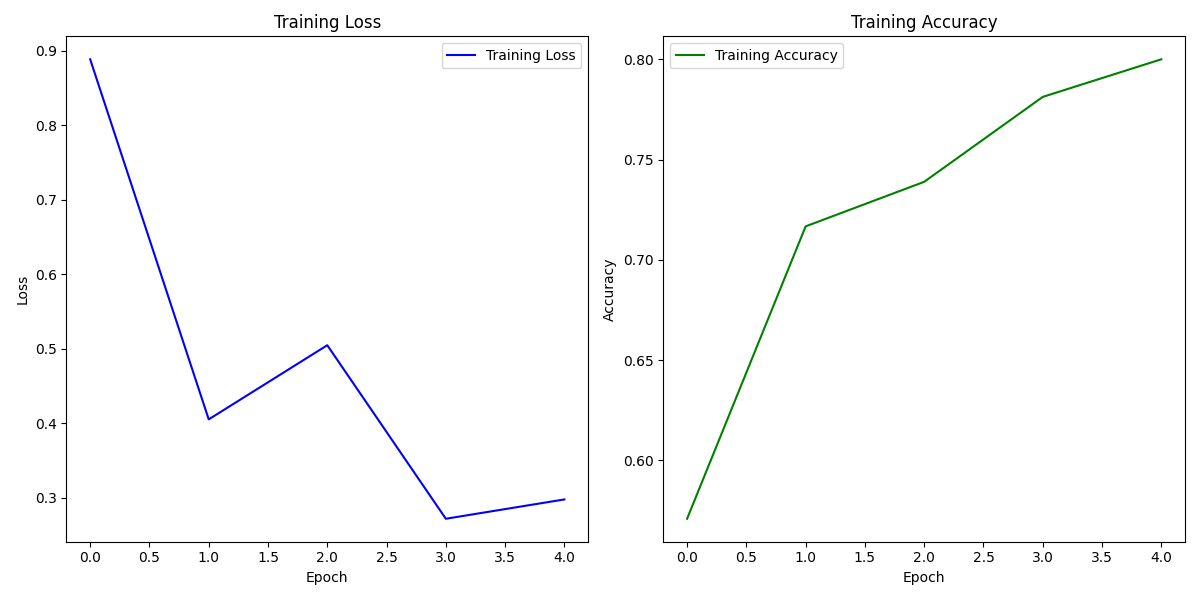
#> input picture makale_resimler/Resnet50_norm_train.png, 1200 x 600 px, found by its file name
$ python 'Paper Formatter.py'
#> lines starting #> are read from the running program, lines starting #| are printed output that depends on the picture
from PIL import Image, ImageDraw, ImageFont

# Open the four images
image1 = Image.open("/Users/mahirdemir/Desktop/pyhon_vs/git_interact/SpeckleRobot/makale_resimler/Resnet50_norm_train.png")
#> image1 is the input picture: PIL image 1200x600 RGBA; mean R, G, B, A 250.7, 251, 251.3, 255
image2 = Image.open("/Users/mahirdemir/Desktop/pyhon_vs/git_interact/SpeckleRobot/makale_resimler/Resnet18_norm_train.png")
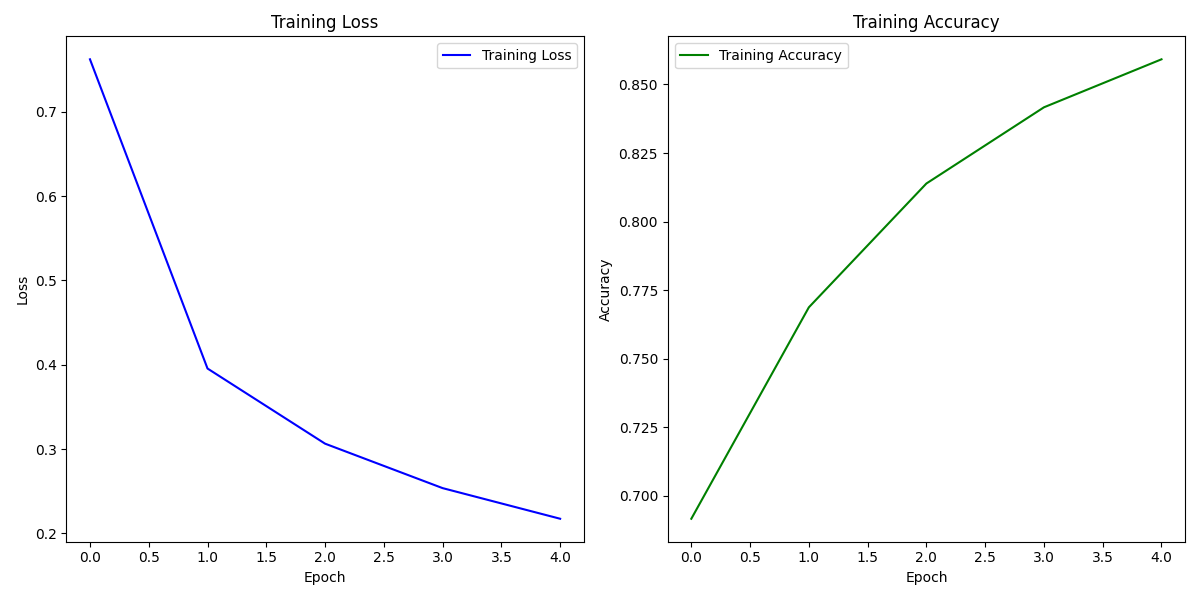
#> input picture makale_resimler/Resnet18_norm_train.png, 1200 x 600 px, found by its file name
#> image2 is the input picture: PIL image 1200x600 RGBA; mean R, G, B, A 250.7, 251, 251.3, 255
image3 = Image.open("/Users/mahirdemir/Desktop/pyhon_vs/git_interact/SpeckleRobot/makale_resimler/Mobile_norm_train.png")
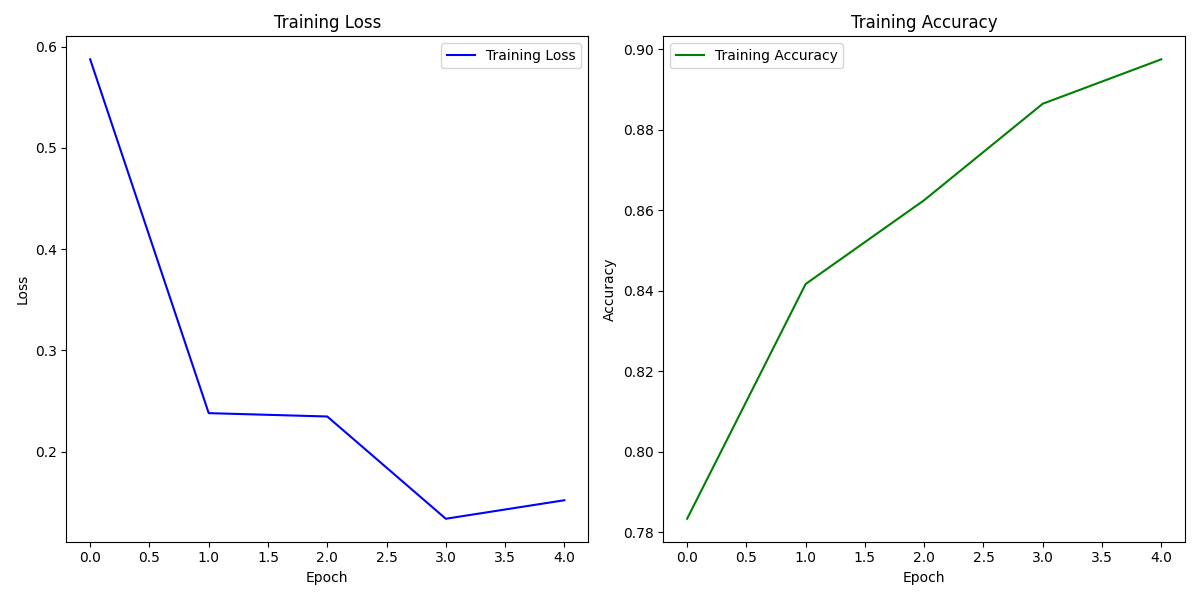
#> input picture makale_resimler/Mobile_norm_train.png, 1200 x 600 px, found by its file name
#> image3 is the input picture: PIL image 1200x600 RGBA; mean R, G, B, A 250.7, 251, 251.3, 255
image4 = Image.open("/Users/mahirdemir/Desktop/pyhon_vs/git_interact/SpeckleRobot/makale_resimler/Squeeze_norm_train.png")
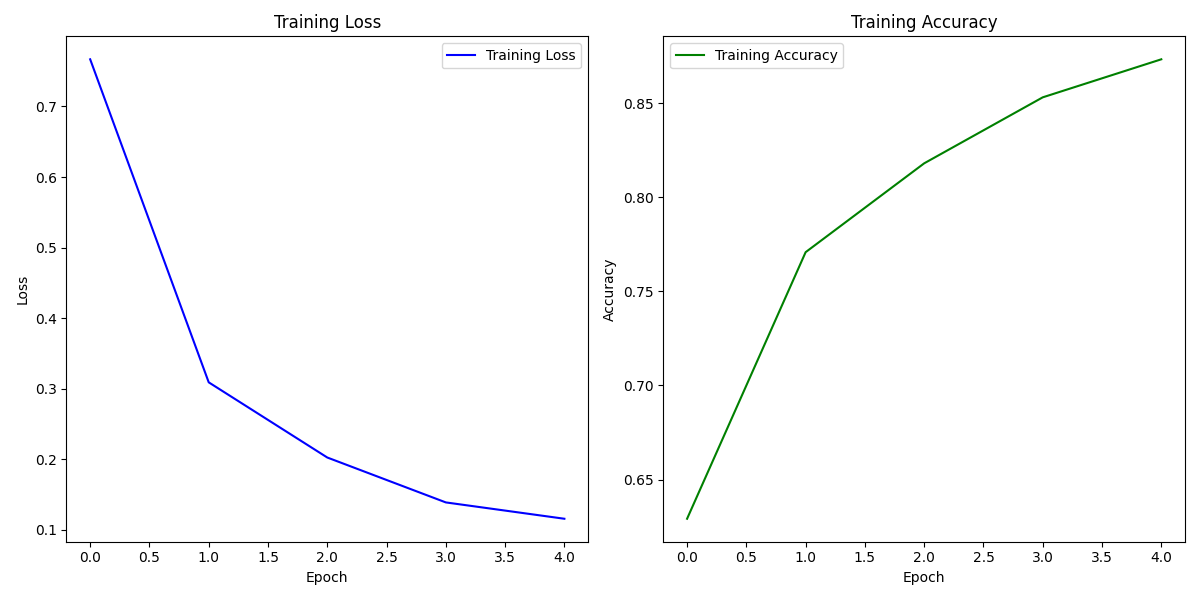
#> input picture makale_resimler/Squeeze_norm_train.png, 1200 x 600 px, found by its file name
#> image4 is the input picture: PIL image 1200x600 RGBA; mean R, G, B, A 250.8, 251.1, 251.4, 255

# Resize images if needed to ensure they have the same dimensions
# You can skip this step if all images have the same dimensions
# For example:
# image1 = image1.resize((width, height))

# Create a new blank image with dimensions for the grid
width, height = image1.size
#> width = 1200; height = 600
combined_image = Image.new("RGB", (2 * width, 2 * height))
#> combined_image: PIL image 2400x1200 RGB; every value is 0

# Paste each image into the grid
combined_image.paste(image1, (0, 0))
combined_image.paste(image2, (width, 0))
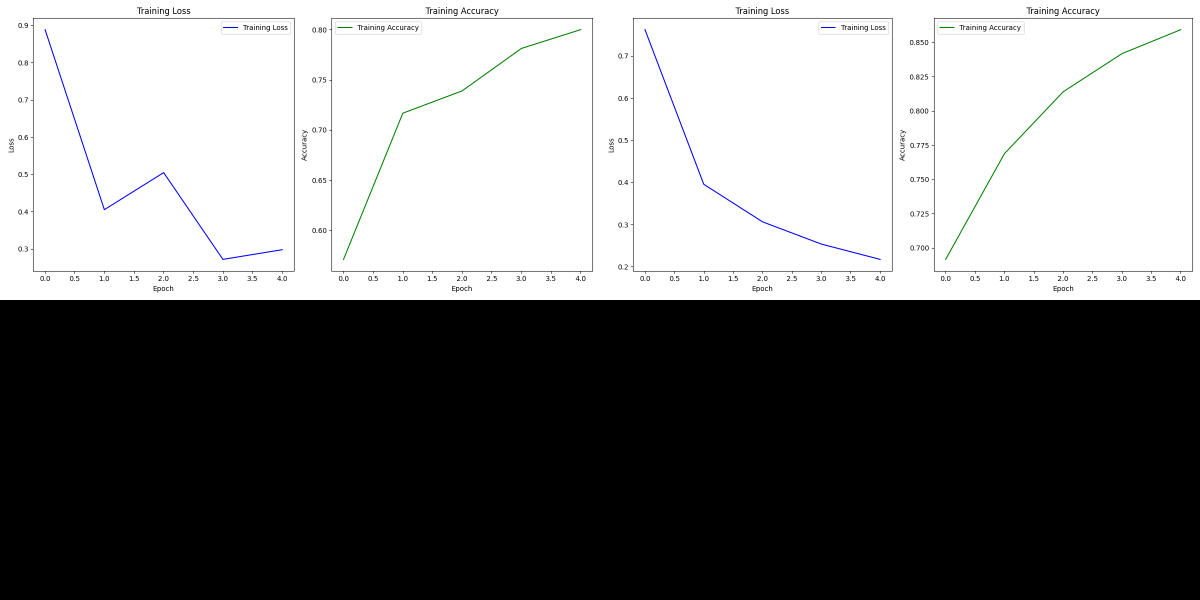
#> combined_image: PIL image 2400x1200 RGB (shown at 1/2 size); mean R, G, B 125.4, 125.5, 125.7
combined_image.paste(image3, (0, height))
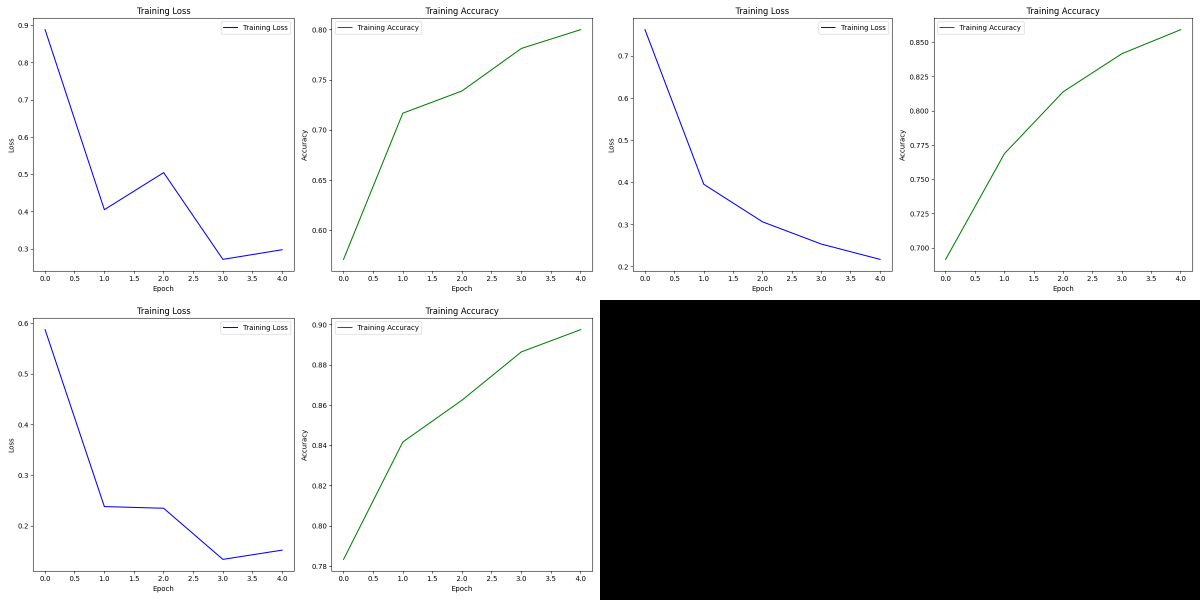
#> combined_image: PIL image 2400x1200 RGB (shown at 1/2 size); mean R, G, B 188, 188.2, 188.5
combined_image.paste(image4, (width, height))
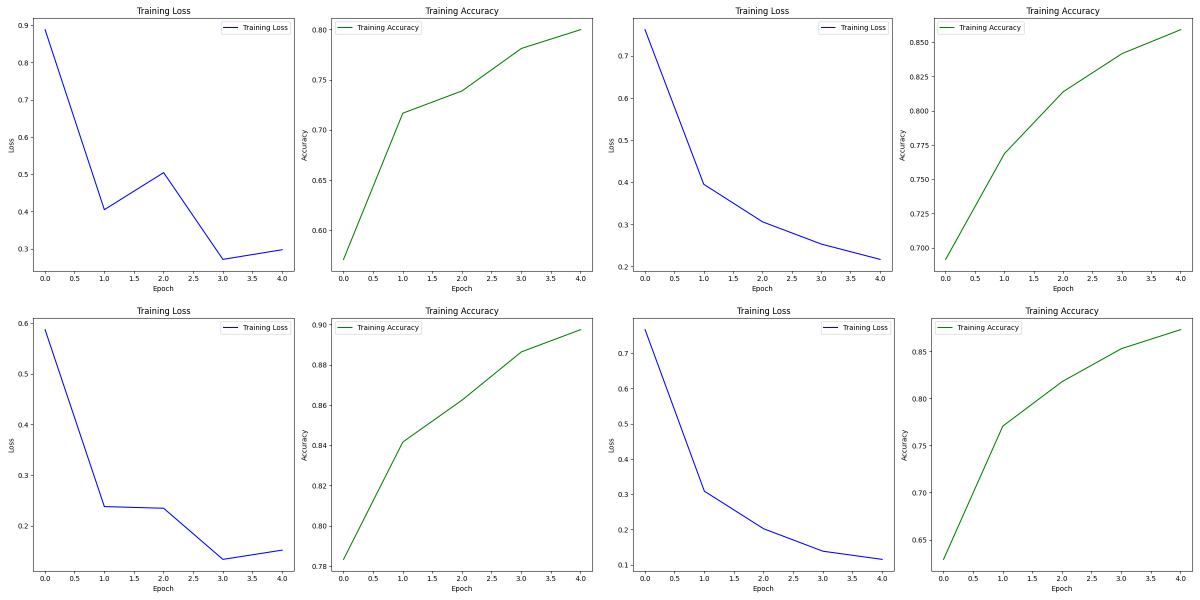
#> combined_image: PIL image 2400x1200 RGB (shown at 1/2 size); mean R, G, B 250.7, 251, 251.3

# Save the combined image
combined_image.save("combined_image.png")

# Display the combined image
combined_image.show()
